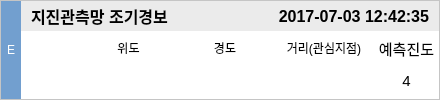
<?xml version="1.0" encoding="UTF-8"?>
<ui version="4.0">
 <class>EewInfo</class>
 <widget class="QWidget" name="EewInfo">
  <property name="geometry">
   <rect>
    <x>0</x>
    <y>0</y>
    <width>440</width>
    <height>100</height>
   </rect>
  </property>
  <property name="sizePolicy">
   <sizepolicy hsizetype="Fixed" vsizetype="Fixed">
    <horstretch>0</horstretch>
    <verstretch>0</verstretch>
   </sizepolicy>
  </property>
  <property name="minimumSize">
   <size>
    <width>440</width>
    <height>100</height>
   </size>
  </property>
  <property name="maximumSize">
   <size>
    <width>440</width>
    <height>100</height>
   </size>
  </property>
  <property name="baseSize">
   <size>
    <width>440</width>
    <height>100</height>
   </size>
  </property>
  <property name="windowTitle">
   <string>Form</string>
  </property>
  <property name="styleSheet">
   <string notr="true">background-color: rgb(255, 255, 255);</string>
  </property>
  <layout class="QVBoxLayout" name="verticalLayout">
   <property name="spacing">
    <number>0</number>
   </property>
   <property name="leftMargin">
    <number>0</number>
   </property>
   <property name="topMargin">
    <number>0</number>
   </property>
   <property name="rightMargin">
    <number>0</number>
   </property>
   <property name="bottomMargin">
    <number>0</number>
   </property>
   <item>
    <widget class="QFrame" name="frame">
     <property name="sizePolicy">
      <sizepolicy hsizetype="Fixed" vsizetype="Fixed">
       <horstretch>0</horstretch>
       <verstretch>0</verstretch>
      </sizepolicy>
     </property>
     <property name="minimumSize">
      <size>
       <width>440</width>
       <height>100</height>
      </size>
     </property>
     <property name="maximumSize">
      <size>
       <width>440</width>
       <height>100</height>
      </size>
     </property>
     <property name="baseSize">
      <size>
       <width>440</width>
       <height>100</height>
      </size>
     </property>
     <property name="styleSheet">
      <string notr="true"/>
     </property>
     <property name="frameShape">
      <enum>QFrame::StyledPanel</enum>
     </property>
     <property name="frameShadow">
      <enum>QFrame::Plain</enum>
     </property>
     <property name="lineWidth">
      <number>1</number>
     </property>
     <layout class="QVBoxLayout" name="verticalLayout_2">
      <property name="spacing">
       <number>0</number>
      </property>
      <property name="leftMargin">
       <number>0</number>
      </property>
      <property name="topMargin">
       <number>0</number>
      </property>
      <property name="rightMargin">
       <number>0</number>
      </property>
      <property name="bottomMargin">
       <number>0</number>
      </property>
      <item>
       <layout class="QHBoxLayout" name="horizontalLayout">
        <property name="spacing">
         <number>0</number>
        </property>
        <item>
         <widget class="QLabel" name="typeLB">
          <property name="sizePolicy">
           <sizepolicy hsizetype="Fixed" vsizetype="Preferred">
            <horstretch>0</horstretch>
            <verstretch>0</verstretch>
           </sizepolicy>
          </property>
          <property name="minimumSize">
           <size>
            <width>20</width>
            <height>0</height>
           </size>
          </property>
          <property name="maximumSize">
           <size>
            <width>20</width>
            <height>16777215</height>
           </size>
          </property>
          <property name="baseSize">
           <size>
            <width>20</width>
            <height>0</height>
           </size>
          </property>
          <property name="styleSheet">
           <string notr="true">background-color: rgb(114, 159, 207);
color: white</string>
          </property>
          <property name="text">
           <string>E</string>
          </property>
          <property name="alignment">
           <set>Qt::AlignCenter</set>
          </property>
         </widget>
        </item>
        <item>
         <layout class="QVBoxLayout" name="verticalLayout_4">
          <item>
           <layout class="QHBoxLayout" name="titleLO">
            <property name="spacing">
             <number>0</number>
            </property>
            <property name="leftMargin">
             <number>0</number>
            </property>
            <property name="topMargin">
             <number>0</number>
            </property>
            <property name="rightMargin">
             <number>0</number>
            </property>
            <item>
             <widget class="QWidget" name="titleWG" native="true">
              <property name="sizePolicy">
               <sizepolicy hsizetype="Preferred" vsizetype="Fixed">
                <horstretch>0</horstretch>
                <verstretch>0</verstretch>
               </sizepolicy>
              </property>
              <property name="minimumSize">
               <size>
                <width>0</width>
                <height>30</height>
               </size>
              </property>
              <property name="maximumSize">
               <size>
                <width>438</width>
                <height>30</height>
               </size>
              </property>
              <property name="baseSize">
               <size>
                <width>438</width>
                <height>30</height>
               </size>
              </property>
              <property name="styleSheet">
               <string notr="true">background: rgb(235, 235, 235);</string>
              </property>
              <layout class="QHBoxLayout" name="horizontalLayout_4">
               <property name="spacing">
                <number>5</number>
               </property>
               <property name="leftMargin">
                <number>10</number>
               </property>
               <property name="topMargin">
                <number>0</number>
               </property>
               <property name="rightMargin">
                <number>10</number>
               </property>
               <property name="bottomMargin">
                <number>4</number>
               </property>
               <item>
                <widget class="QLabel" name="scnlLB">
                 <property name="sizePolicy">
                  <sizepolicy hsizetype="Preferred" vsizetype="Fixed">
                   <horstretch>0</horstretch>
                   <verstretch>0</verstretch>
                  </sizepolicy>
                 </property>
                 <property name="minimumSize">
                  <size>
                   <width>0</width>
                   <height>30</height>
                  </size>
                 </property>
                 <property name="maximumSize">
                  <size>
                   <width>16777215</width>
                   <height>30</height>
                  </size>
                 </property>
                 <property name="baseSize">
                  <size>
                   <width>0</width>
                   <height>30</height>
                  </size>
                 </property>
                 <property name="font">
                  <font>
                   <pointsize>12</pointsize>
                   <weight>75</weight>
                   <bold>true</bold>
                  </font>
                 </property>
                 <property name="styleSheet">
                  <string notr="true"/>
                 </property>
                 <property name="text">
                  <string>지진관측망 조기경보</string>
                 </property>
                </widget>
               </item>
               <item>
                <widget class="QLabel" name="timeLB">
                 <property name="sizePolicy">
                  <sizepolicy hsizetype="Preferred" vsizetype="Fixed">
                   <horstretch>0</horstretch>
                   <verstretch>0</verstretch>
                  </sizepolicy>
                 </property>
                 <property name="minimumSize">
                  <size>
                   <width>0</width>
                   <height>30</height>
                  </size>
                 </property>
                 <property name="maximumSize">
                  <size>
                   <width>16777215</width>
                   <height>30</height>
                  </size>
                 </property>
                 <property name="baseSize">
                  <size>
                   <width>0</width>
                   <height>30</height>
                  </size>
                 </property>
                 <property name="font">
                  <font>
                   <pointsize>12</pointsize>
                   <weight>75</weight>
                   <bold>true</bold>
                  </font>
                 </property>
                 <property name="styleSheet">
                  <string notr="true"/>
                 </property>
                 <property name="text">
                  <string>2017-07-03 12:42:35</string>
                 </property>
                 <property name="alignment">
                  <set>Qt::AlignRight|Qt::AlignTrailing|Qt::AlignVCenter</set>
                 </property>
                </widget>
               </item>
              </layout>
             </widget>
            </item>
           </layout>
          </item>
          <item>
           <layout class="QHBoxLayout" name="bodyLO">
            <property name="spacing">
             <number>0</number>
            </property>
            <property name="leftMargin">
             <number>0</number>
            </property>
            <property name="rightMargin">
             <number>0</number>
            </property>
            <item>
             <spacer name="horizontalSpacer_4">
              <property name="orientation">
               <enum>Qt::Horizontal</enum>
              </property>
              <property name="sizeType">
               <enum>QSizePolicy::Fixed</enum>
              </property>
              <property name="sizeHint" stdset="0">
               <size>
                <width>5</width>
                <height>20</height>
               </size>
              </property>
             </spacer>
            </item>
            <item>
             <widget class="QLabel" name="magLB">
              <property name="sizePolicy">
               <sizepolicy hsizetype="Fixed" vsizetype="Preferred">
                <horstretch>0</horstretch>
                <verstretch>0</verstretch>
               </sizepolicy>
              </property>
              <property name="minimumSize">
               <size>
                <width>60</width>
                <height>0</height>
               </size>
              </property>
              <property name="maximumSize">
               <size>
                <width>16777215</width>
                <height>16777215</height>
               </size>
              </property>
              <property name="baseSize">
               <size>
                <width>0</width>
                <height>0</height>
               </size>
              </property>
              <property name="font">
               <font>
                <pointsize>10</pointsize>
                <weight>75</weight>
                <bold>true</bold>
               </font>
              </property>
              <property name="text">
               <string/>
              </property>
              <property name="alignment">
               <set>Qt::AlignCenter</set>
              </property>
             </widget>
            </item>
            <item>
             <spacer name="horizontalSpacer">
              <property name="orientation">
               <enum>Qt::Horizontal</enum>
              </property>
              <property name="sizeType">
               <enum>QSizePolicy::Fixed</enum>
              </property>
              <property name="sizeHint" stdset="0">
               <size>
                <width>5</width>
                <height>20</height>
               </size>
              </property>
             </spacer>
            </item>
            <item>
             <layout class="QVBoxLayout" name="verticalLayout_5">
              <property name="spacing">
               <number>0</number>
              </property>
              <item>
               <widget class="QLabel" name="label_2">
                <property name="sizePolicy">
                 <sizepolicy hsizetype="Fixed" vsizetype="Preferred">
                  <horstretch>0</horstretch>
                  <verstretch>0</verstretch>
                 </sizepolicy>
                </property>
                <property name="minimumSize">
                 <size>
                  <width>75</width>
                  <height>0</height>
                 </size>
                </property>
                <property name="text">
                 <string>위도</string>
                </property>
                <property name="alignment">
                 <set>Qt::AlignCenter</set>
                </property>
               </widget>
              </item>
              <item>
               <widget class="QLabel" name="latLB">
                <property name="text">
                 <string/>
                </property>
                <property name="alignment">
                 <set>Qt::AlignCenter</set>
                </property>
               </widget>
              </item>
             </layout>
            </item>
            <item>
             <spacer name="horizontalSpacer_2">
              <property name="orientation">
               <enum>Qt::Horizontal</enum>
              </property>
              <property name="sizeType">
               <enum>QSizePolicy::Fixed</enum>
              </property>
              <property name="sizeHint" stdset="0">
               <size>
                <width>5</width>
                <height>20</height>
               </size>
              </property>
             </spacer>
            </item>
            <item>
             <layout class="QVBoxLayout" name="verticalLayout_6">
              <property name="spacing">
               <number>0</number>
              </property>
              <item>
               <widget class="QLabel" name="label_3">
                <property name="sizePolicy">
                 <sizepolicy hsizetype="Fixed" vsizetype="Preferred">
                  <horstretch>0</horstretch>
                  <verstretch>0</verstretch>
                 </sizepolicy>
                </property>
                <property name="minimumSize">
                 <size>
                  <width>80</width>
                  <height>0</height>
                 </size>
                </property>
                <property name="text">
                 <string>경도</string>
                </property>
                <property name="alignment">
                 <set>Qt::AlignCenter</set>
                </property>
               </widget>
              </item>
              <item>
               <widget class="QLabel" name="lonLB">
                <property name="text">
                 <string/>
                </property>
                <property name="alignment">
                 <set>Qt::AlignCenter</set>
                </property>
               </widget>
              </item>
             </layout>
            </item>
            <item>
             <spacer name="horizontalSpacer_6">
              <property name="orientation">
               <enum>Qt::Horizontal</enum>
              </property>
              <property name="sizeType">
               <enum>QSizePolicy::Fixed</enum>
              </property>
              <property name="sizeHint" stdset="0">
               <size>
                <width>5</width>
                <height>20</height>
               </size>
              </property>
             </spacer>
            </item>
            <item>
             <layout class="QVBoxLayout" name="verticalLayout_7">
              <property name="spacing">
               <number>0</number>
              </property>
              <item>
               <widget class="QLabel" name="label_4">
                <property name="sizePolicy">
                 <sizepolicy hsizetype="Fixed" vsizetype="Preferred">
                  <horstretch>0</horstretch>
                  <verstretch>0</verstretch>
                 </sizepolicy>
                </property>
                <property name="minimumSize">
                 <size>
                  <width>90</width>
                  <height>0</height>
                 </size>
                </property>
                <property name="text">
                 <string>거리(관심지점)</string>
                </property>
                <property name="alignment">
                 <set>Qt::AlignCenter</set>
                </property>
               </widget>
              </item>
              <item>
               <widget class="QLabel" name="hdLB">
                <property name="text">
                 <string/>
                </property>
                <property name="alignment">
                 <set>Qt::AlignCenter</set>
                </property>
               </widget>
              </item>
             </layout>
            </item>
            <item>
             <spacer name="horizontalSpacer_5">
              <property name="orientation">
               <enum>Qt::Horizontal</enum>
              </property>
              <property name="sizeType">
               <enum>QSizePolicy::Fixed</enum>
              </property>
              <property name="sizeHint" stdset="0">
               <size>
                <width>5</width>
                <height>20</height>
               </size>
              </property>
             </spacer>
            </item>
            <item>
             <layout class="QVBoxLayout" name="verticalLayout_3">
              <property name="spacing">
               <number>0</number>
              </property>
              <item>
               <widget class="QLabel" name="label">
                <property name="sizePolicy">
                 <sizepolicy hsizetype="Fixed" vsizetype="Preferred">
                  <horstretch>0</horstretch>
                  <verstretch>0</verstretch>
                 </sizepolicy>
                </property>
                <property name="minimumSize">
                 <size>
                  <width>65</width>
                  <height>0</height>
                 </size>
                </property>
                <property name="font">
                 <font>
                  <pointsize>11</pointsize>
                 </font>
                </property>
                <property name="text">
                 <string>예측진도</string>
                </property>
                <property name="alignment">
                 <set>Qt::AlignCenter</set>
                </property>
               </widget>
              </item>
              <item>
               <layout class="QHBoxLayout" name="horizontalLayout_2">
                <property name="spacing">
                 <number>0</number>
                </property>
                <property name="bottomMargin">
                 <number>3</number>
                </property>
                <item>
                 <spacer name="horizontalSpacer_3">
                  <property name="orientation">
                   <enum>Qt::Horizontal</enum>
                  </property>
                  <property name="sizeType">
                   <enum>QSizePolicy::Fixed</enum>
                  </property>
                  <property name="sizeHint" stdset="0">
                   <size>
                    <width>15</width>
                    <height>20</height>
                   </size>
                  </property>
                 </spacer>
                </item>
                <item>
                 <widget class="QLabel" name="intenLB">
                  <property name="sizePolicy">
                   <sizepolicy hsizetype="Fixed" vsizetype="Preferred">
                    <horstretch>0</horstretch>
                    <verstretch>0</verstretch>
                   </sizepolicy>
                  </property>
                  <property name="minimumSize">
                   <size>
                    <width>35</width>
                    <height>0</height>
                   </size>
                  </property>
                  <property name="font">
                   <font>
                    <pointsize>11</pointsize>
                   </font>
                  </property>
                  <property name="text">
                   <string>4</string>
                  </property>
                  <property name="alignment">
                   <set>Qt::AlignCenter</set>
                  </property>
                 </widget>
                </item>
                <item>
                 <spacer name="horizontalSpacer_7">
                  <property name="orientation">
                   <enum>Qt::Horizontal</enum>
                  </property>
                  <property name="sizeType">
                   <enum>QSizePolicy::Fixed</enum>
                  </property>
                  <property name="sizeHint" stdset="0">
                   <size>
                    <width>15</width>
                    <height>20</height>
                   </size>
                  </property>
                 </spacer>
                </item>
               </layout>
              </item>
             </layout>
            </item>
           </layout>
          </item>
         </layout>
        </item>
       </layout>
      </item>
     </layout>
    </widget>
   </item>
  </layout>
 </widget>
 <resources/>
 <connections/>
</ui>
